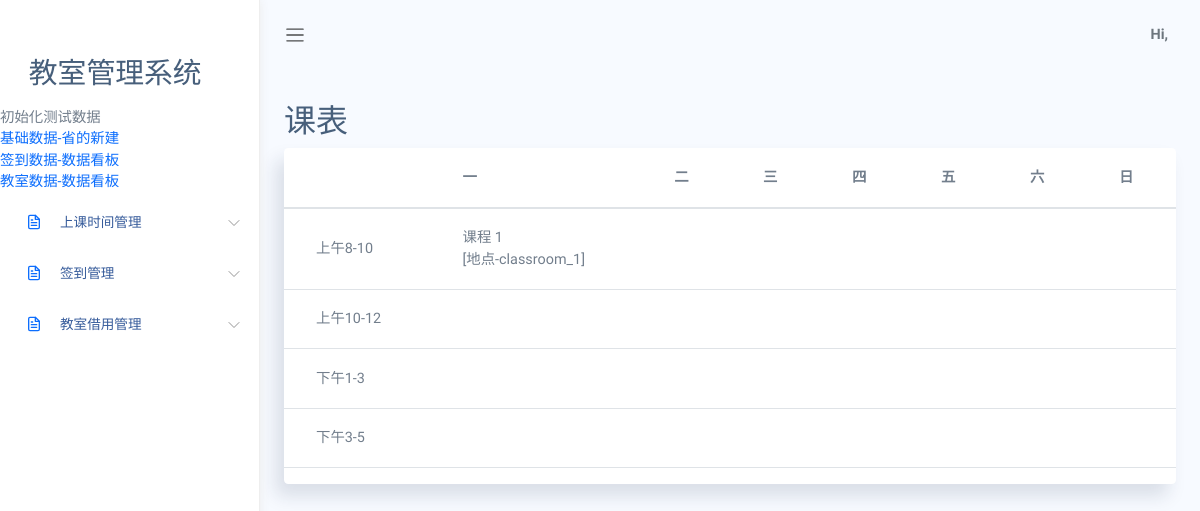
The app's page /sksj/kebiao with its own data.
### app/models.py (models this page shows)
class xingqi(models.Model):
    xq=models.CharField(max_length=40)#星期

class sjd(models.Model):
    sjd=models.CharField(max_length=40)#时间段

class sksj(models.Model):
    lsh=models.CharField(max_length=40)#流水号
    xq=models.CharField(max_length=40)#星期
    sjd=models.CharField(max_length=40)#时间段
    kc=models.CharField(max_length=40)#课程
    js=models.CharField(max_length=40)#教室

### app/views.py (the view)
# urls.py: path('sksj/kebiao', views.kebiao),
def kebiao(request):
    curr_time = datetime.now()
    timestamp = datetime.strftime(curr_time, '%Y%m%d%H%M%S')
    xqlist = models.xingqi.objects.all()  # 获取星期表所有的数据
    sjdlist = models.sjd.objects.all()  # 获取时间段表所有的数据
    kclist = models.kecheng.objects.all()  # 课程
    jsxxlist = models.jsxx.objects.all()  # 教师
    sksjlist=models.sksj.objects.all() #上课时间
    return render(request, "sksj/kebiao.html",
                    {'lsh': timestamp, 'xqlist': xqlist, 'sjdlist': sjdlist, 'sksjlist': sksjlist,
                    'jsxxlist': jsxxlist})

### app/templates/sksj/kebiao.html (shortened to what this page needs)
<!DOCTYPE html>
<html lang="en">
<head>
    <link rel="stylesheet" href="/static/assets/css/bootstrap.css">
<link rel="stylesheet" href="/static/assets/vendors/simple-datatables/style.css">
    <link rel="stylesheet" href="/static/assets/vendors/perfect-scrollbar/perfect-scrollbar.css">
    <link rel="stylesheet" href="/static/assets/css/app.css">
</head>
<body>
    <div id="app">
        <div id="sidebar" class='active'>
            <div class="sidebar-wrapper active">
   {% include "../menu.html" %}
</div>
        </div>
        <div id="main">
    {% include "../header.html" %}
<div class="main-content container-fluid">
    <div class="page-title">
        <div class="row">
            <div class="col-12 col-md-6 order-md-1 order-last">
                <h3>课表</h3>
            </div>
        </div>
    </div>
    <section class="section">
        <div class="card">
	<form name="form" method="get" action="">
            <div class="card-responsive">
               <table class="table"  id="table1">
              <thead>
                <tr>
				<th>&nbsp;</th>
                         {% for xqvalue in xqlist %}
						         <th >{{ xqvalue.xq}}</th>
                                {% endfor %}
                </tr>
              </thead>
            <TBODY >
					      {% for sjdvalue in sjdlist %}
						<tr>
						<td>{{ sjdvalue.sjd}}</td>
                         {% for xqvalue in xqlist %}
                                <td>
                                       {% for sksjvalue in sksjlist %}
                                         {% if sjdvalue.sjd == sksjvalue.sjd and xqvalue.xq == sksjvalue.xq %}
                                    {{ sksjvalue.kc }}<br>[地点-{{ sksjvalue.js }}]
                                            {% endif %}
                                 {% endfor %}
                                             </td>
                                {% endfor %}
						</tr>
                    {% endfor %}
		    </TBODY>
            </table>
		</form>
            </div>
        </div>
</div>
        </div>
</body>
</html>

### app/static/assets/css/app.css (style rules this page uses)
* { font-family: "Raleway"; }
#app { position: relative; }
#main { margin-left: 260px; background-color: #F7FAFF; min-height: 100vh; transition: margin-left 0.6s ease-out; }
#main .main-content { padding: 2rem 1.5rem; }
#main .main-content .page-title h3 { font-size: 2rem; }
#sidebar.active .sidebar-wrapper { left: 0; }
.sidebar-wrapper { width: 260px; height: 100vh; position: fixed; top: 0; z-index: 10; background-color: #fff; bottom: 0; border-right: 1px solid #eee; box-shadow: 0 0 10px #ececec; left: -260px; transition: left 0.6s ease-out; }
.card { box-shadow: -8px 12px 18px 0 rgba(25, 42, 70, 0.13); margin-bottom: 2.2rem; }
.table td, .dataTable-table td, .table thead th, .dataTable-table thead th { vertical-align: middle; }
.table thead th, .dataTable-table thead th { border-bottom: 2px solid #475F7B; }

### records on screen
xingqi: xq "一"
xingqi: xq "二"
xingqi: xq "三"
xingqi: xq "四"
xingqi: xq "五"
xingqi: xq "六"
xingqi: xq "日"
sjd: sjd "上午8-10"
sksj: kc "课程 1", js "classroom_1"
sjd: sjd "上午10-12"
sjd: sjd "下午1-3"
sjd: sjd "下午3-5"
